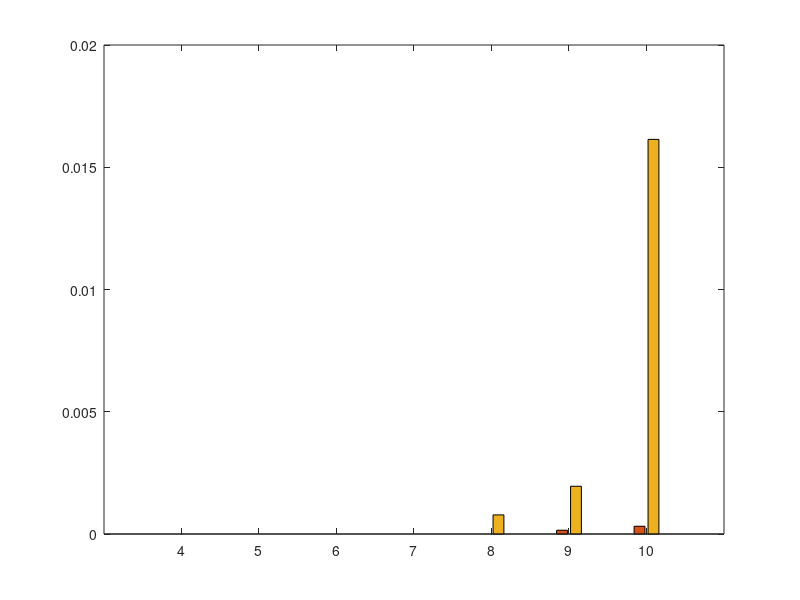

MATLAB code for this plot: (Note: this script raises an error after producing the figure.)
clear; close all; clc
textSize = 16;
linewid = 1;


% MI 256 384 512 640
% SI 256 384 512 640
% MO 256 384 512 640
% SO 256 384 512 640
kleImpBMR = [
    0 0 0 0 0 0 0; 
    0 0 0 0 0 1-0.9998449901 1-0.9996834783;
    0 0 0 0 1-0.99921875 1-0.998046875 1-0.9838600068; 
    0 0 0 0 0 0 0
   ];
epi = [4, 5, 6, 7, 8, 9, 10];

figure(1)
bar(epi, kleImpBMR(1:4,:)', 'grouped')
hold on
ax = gca;
ax.YAxis.FontSize = 13;
ax.XAxis.FontSize = 13;
ax.YAxis.FontWeight = 'bold';
ax.XAxis.FontWeight = 'bold';
xticklabels({'32','64','128','256','384','512','640'})
ylim([0 0.03])
legend('Mobile Indoor','Stationary Indoor', 'Mobile Outdoor', 'Stationary Outdoor', 'FontSize',textSize, 'FontWeight','bold', 'Location','northeast')
xlabel('# of Episodes', 'FontSize', 15, 'FontWeight','bold')
ylabel('BMR (percent)', 'FontSize',15, 'FontWeight','bold')

% for i=1:length(kleImpBMR)
%     text(epi(i)-0.3,kleImpBMR(1,i),strcat(num2str(kleImpBMR(1,i), '%.2g'),"/"), 'FontWeight','bold', 'HorizontalAlignment', 'center', 'VerticalAlignment', 'bottom')
%     text(epi(i)-0.1,kleImpBMR(2,i),strcat(num2str(kleImpBMR(2,i), '%.2g'),"/"), 'FontWeight','bold', 'HorizontalAlignment', 'center', 'VerticalAlignment', 'bottom')
%     text(epi(i)+0.1,kleImpBMR(3,i),strcat(num2str(kleImpBMR(3,i), '%.2g'),"/"), 'FontWeight','bold', 'HorizontalAlignment', 'center', 'VerticalAlignment', 'bottom')
%     text(epi(i)+0.3,kleImpBMR(4,i),num2str(kleImpBMR(4,i), '%.2g'), 'FontWeight','bold', 'HorizontalAlignment', 'center', 'VerticalAlignment', 'bottom')
% end

% 创建 text
text('VerticalAlignment','bottom',...
    'HorizontalAlignment','center',...
    'FontWeight','bold',...
    'String','0/',...
    'Position',[3.7 0 0]);

% 创建 text
text('VerticalAlignment','bottom',...
    'HorizontalAlignment','center',...
    'FontWeight','bold',...
    'String','0/',...
    'Position',[3.9 0 0]);

% 创建 text
text('VerticalAlignment','bottom',...
    'HorizontalAlignment','center',...
    'FontWeight','bold',...
    'String','0/',...
    'Position',[4.1 0 0]);

% 创建 text
text('VerticalAlignment','bottom',...
    'HorizontalAlignment','center',...
    'FontWeight','bold',...
    'String','0',...
    'Position',[4.3 0 0]);

% 创建 text
text('VerticalAlignment','bottom',...
    'HorizontalAlignment','center',...
    'FontWeight','bold',...
    'String','0/',...
    'Position',[4.7 0 0]);

% 创建 text
text('VerticalAlignment','bottom',...
    'HorizontalAlignment','center',...
    'FontWeight','bold',...
    'String','0/',...
    'Position',[4.9 0 0]);

% 创建 text
text('VerticalAlignment','bottom',...
    'HorizontalAlignment','center',...
    'FontWeight','bold',...
    'String','0/',...
    'Position',[5.1 0 0]);

% 创建 text
text('VerticalAlignment','bottom',...
    'HorizontalAlignment','center',...
    'FontWeight','bold',...
    'String','0',...
    'Position',[5.3 0 0]);

% 创建 text
text('VerticalAlignment','bottom',...
    'HorizontalAlignment','center',...
    'FontWeight','bold',...
    'String','0/',...
    'Position',[5.7 0 0]);

% 创建 text
text('VerticalAlignment','bottom',...
    'HorizontalAlignment','center',...
    'FontWeight','bold',...
    'String','0/',...
    'Position',[5.9 0 0]);

% 创建 text
text('VerticalAlignment','bottom',...
    'HorizontalAlignment','center',...
    'FontWeight','bold',...
    'String','0/',...
    'Position',[6.1 0 0]);

% 创建 text
text('VerticalAlignment','bottom',...
    'HorizontalAlignment','center',...
    'FontWeight','bold',...
    'String','0',...
    'Position',[6.3 0 0]);

% 创建 text
text('VerticalAlignment','bottom',...
    'HorizontalAlignment','center',...
    'FontWeight','bold',...
    'String','0/',...
    'Position',[6.7 0 0]);

% 创建 text
text('VerticalAlignment','bottom',...
    'HorizontalAlignment','center',...
    'FontWeight','bold',...
    'String','0/',...
    'Position',[6.9 0 0]);

% 创建 text
text('VerticalAlignment','bottom',...
    'HorizontalAlignment','center',...
    'FontWeight','bold',...
    'String','0/',...
    'Position',[7.1 0 0]);

% 创建 text
text('VerticalAlignment','bottom',...
    'HorizontalAlignment','center',...
    'FontWeight','bold',...
    'String','0',...
    'Position',[7.3 0 0]);

% 创建 text
text('VerticalAlignment','bottom',...
    'HorizontalAlignment','center',...
    'FontWeight','bold',...
    'String','0/',...
    'Position',[7.7 0 0]);

% 创建 text
text('VerticalAlignment','bottom',...
    'HorizontalAlignment','center',...
    'FontWeight','bold',...
    'String','0',...
    'Position',[7.9 0 0]);

% 创建 text
text('VerticalAlignment','bottom',...
    'HorizontalAlignment','center',...
    'FontWeight','bold',...
    'String','0.0008',...
    'Position',[7.88760459509289 0.000961249999999955 0]);

% 创建 text
text('VerticalAlignment','bottom',...
    'HorizontalAlignment','center',...
    'FontWeight','bold',...
    'String','0',...
    'Position',[8.3 0 0]);

% 创建 text
text('VerticalAlignment','bottom',...
    'HorizontalAlignment','center',...
    'FontWeight','bold',...
    'String','0/',...
    'Position',[8.68366189193022 0 0]);

% 创建 text
text('VerticalAlignment','bottom',...
    'HorizontalAlignment','center',...
    'FontWeight','bold',...
    'String','0.0002',...
    'Position',[8.67126648702312 0.000965009899999947 0]);

% 创建 text
text('VerticalAlignment','bottom',...
    'HorizontalAlignment','center',...
    'FontWeight','bold',...
    'String','0.002/',...
    'Position',[9.1 0.001953125 0]);

% 创建 text
text('VerticalAlignment','bottom',...
    'HorizontalAlignment','center',...
    'FontWeight','bold',...
    'String','0',...
    'Position',[9.3 0 0]);

% 创建 text
text('VerticalAlignment','bottom',...
    'HorizontalAlignment','center',...
    'FontWeight','bold',...
    'String','0/',...
    'Position',[9.68366189193022 0 0]);

% 创建 text
text('VerticalAlignment','bottom',...
    'HorizontalAlignment','center',...
    'FontWeight','bold',...
    'String','0.0003',...
    'Position',[9.65492837895334 0.00094652169999996 0]);

% 创建 text
text('VerticalAlignment','bottom',...
    'HorizontalAlignment','center',...
    'FontWeight','bold',...
    'String','0.016/',...
    'Position',[10.1 0.0161399932 0]);

% 创建 text
text('VerticalAlignment','bottom',...
    'HorizontalAlignment','center',...
    'FontWeight','bold',...
    'String','0',...
    'Position',[10.3 0 0]);

print('kleImpBMRLa','-depsc')